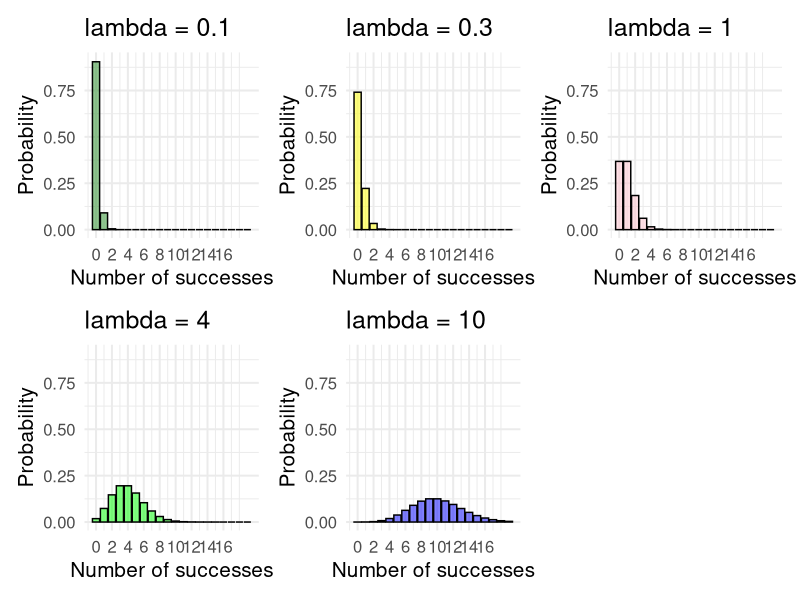

Write the R code that produced this figure.
## ---- chunk 1
library(ggplot2)
point.probs <- rep(NA, 21)
point.probs2 <- rep(NA, 21)
point.probs3 <- rep(NA, 21)
point.probs4 <- rep(NA, 21)
point.probs5 <- rep(NA, 21)

for(i in 1:20) {
  point.probs5[i] <- dpois(x = i-1, lambda = 0.1)
  point.probs4[i] <- dpois(x = i-1, lambda = 0.3)
  point.probs[i] <- dpois(x = i-1, lambda = 1)
  point.probs2[i] <- dpois(x = i-1, lambda = 4)
  point.probs3[i] <- dpois(x = i-1, lambda = 10)
}

probs <- data.frame(point.probs, point.probs2, point.probs3, point.probs4)

plot1 <- ggplot(probs, aes(x = 0:20, y = point.probs)) +
  geom_histogram(stat = "identity", binwidth = 1, fill = "pink", alpha = 0.5, col = "black") +
  labs(y = "Probability",
       x = "Number of successes") +
  theme_minimal(base_size = 15) +
  scale_y_continuous(limits = c(0, 0.91)) +
  scale_x_continuous(breaks = c(0, 2, 4, 6, 8, 10, 12, 14, 16)) +
  ggtitle("lambda = 1")

plot2 <- ggplot(probs, aes(x = 0:20, y = point.probs2)) +
  geom_histogram(stat = "identity", binwidth = 1, fill = "green", alpha = 0.5, col = "black") +
  labs(y = "Probability",
       x = "Number of successes") +
  theme_minimal(base_size = 15) +
  scale_y_continuous(limits = c(0, 0.91)) +
  scale_x_continuous(breaks = c(0, 2, 4, 6, 8, 10, 12, 14, 16)) +
  ggtitle("lambda = 4")

plot3 <- ggplot(probs, aes(x = 0:20, y = point.probs3)) +
  geom_histogram(stat = "identity", binwidth = 1, fill = "blue", alpha = 0.5, col = "black") +
  labs(y = "Probability",
       x = "Number of successes") +
  theme_minimal(base_size = 15) +
  scale_y_continuous(limits = c(0, 0.91)) +
  scale_x_continuous(breaks = c(0, 2, 4, 6, 8, 10, 12, 14, 16)) +
  ggtitle("lambda = 10")

plot4 <- ggplot(probs, aes(x = 0:20, y = point.probs4)) +
  geom_histogram(stat = "identity", binwidth = 1, fill = "yellow", alpha = 0.5, col = "black") +
  labs(y = "Probability",
       x = "Number of successes") +
  theme_minimal(base_size = 15) +
  scale_y_continuous(limits = c(0, 0.91)) +
  scale_x_continuous(breaks = c(0, 2, 4, 6, 8, 10, 12, 14, 16)) +
  ggtitle("lambda = 0.3")

plot5 <- ggplot(probs, aes(x = 0:20, y = point.probs5)) +
  geom_histogram(stat = "identity", binwidth = 1, fill = "forest green", alpha = 0.5, col = "black") +
  labs(y = "Probability",
       x = "Number of successes") +
  theme_minimal(base_size = 15) +
  scale_y_continuous(limits = c(0, 0.91)) +
  scale_x_continuous(breaks = c(0, 2, 4, 6, 8, 10, 12, 14, 16)) +
  ggtitle("lambda = 0.1")


library(patchwork)

plot5 + plot4 + plot1 + plot2 + plot3 + plot_layout(ncol = 3)

## ---- chunk 2
ppois(q = 1, lambda = 0.1) # notice that lambda is the parameter

# or, 
dpois(x = 0, lambda = 0.1) + dpois(x = 1, lambda = 0.1)
## ---- chunk 3
1 - ppois(q = 3, lambda = 0.1) #careful, we used q = 3 here, why 3 and not 4?
## ---- chunk 4
rpois(n = 12*5, lambda = 0.536)
## ---- chunk 5
rpois(100, lambda = 0.1)
rpois(100, lambda = 0.5)
rpois(100, lambda = 1)
